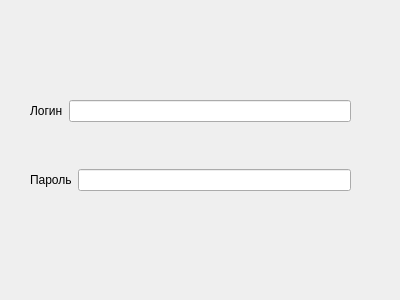
<?xml version="1.0" encoding="UTF-8"?>
<ui version="4.0">
 <class>loginWindow</class>
 <widget class="QDialog" name="loginWindow">
  <property name="geometry">
   <rect>
    <x>0</x>
    <y>0</y>
    <width>400</width>
    <height>300</height>
   </rect>
  </property>
  <property name="windowTitle">
   <string>Dialog</string>
  </property>
  <widget class="QWidget" name="">
   <property name="geometry">
    <rect>
     <x>30</x>
     <y>100</y>
     <width>321</width>
     <height>91</height>
    </rect>
   </property>
   <layout class="QVBoxLayout" name="verticalLayout">
    <item>
     <layout class="QHBoxLayout" name="horizontalLayout">
      <item>
       <widget class="QLabel" name="label">
        <property name="text">
         <string>Логин</string>
        </property>
       </widget>
      </item>
      <item>
       <widget class="QLineEdit" name="login"/>
      </item>
     </layout>
    </item>
    <item>
     <spacer name="verticalSpacer">
      <property name="orientation">
       <enum>Qt::Vertical</enum>
      </property>
      <property name="sizeHint" stdset="0">
       <size>
        <width>20</width>
        <height>100</height>
       </size>
      </property>
     </spacer>
    </item>
    <item>
     <layout class="QHBoxLayout" name="horizontalLayout_2">
      <item>
       <widget class="QLabel" name="label_2">
        <property name="text">
         <string>Пароль</string>
        </property>
       </widget>
      </item>
      <item>
       <widget class="QLineEdit" name="pass"/>
      </item>
     </layout>
    </item>
   </layout>
  </widget>
 </widget>
 <resources/>
 <connections/>
</ui>
